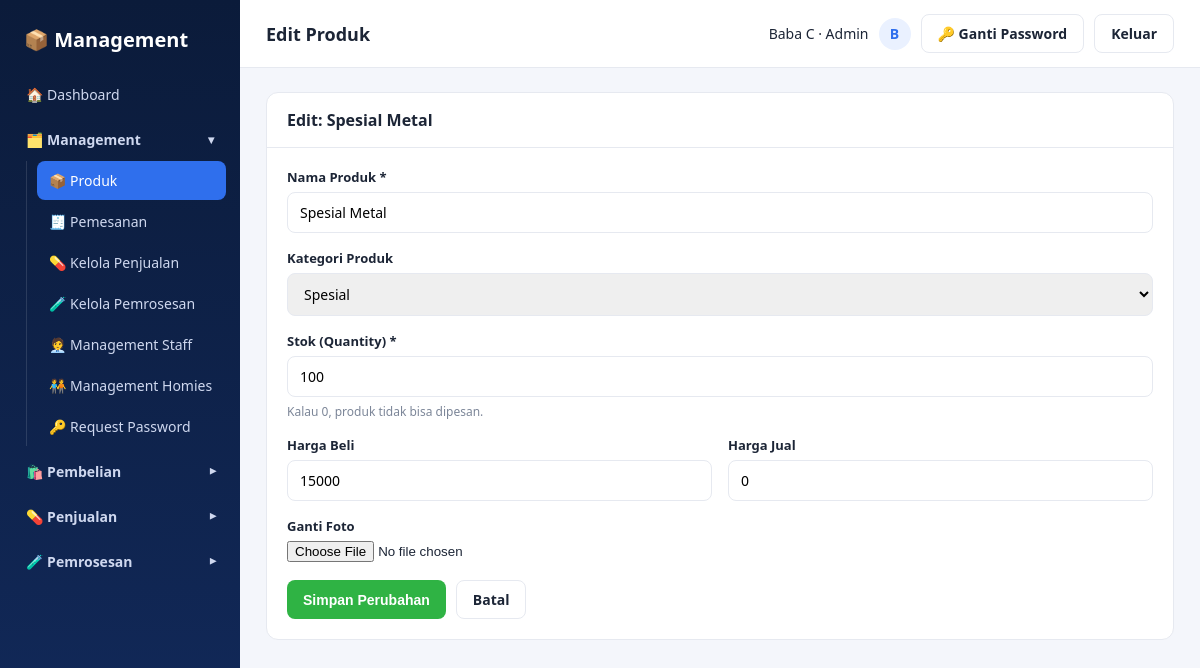
/produk/edit_produk.php?id=37 (signed in), run on the app's committed database.
### tables this page shows
CREATE TABLE `produk` (
  `id` int(11) NOT NULL,
  `nama_produk` varchar(150) NOT NULL,
  `kategori` enum('Senjata','Ammo','Attachment','Narko','Lainnya','Spesial') NOT NULL DEFAULT 'Lainnya',
  `foto` varchar(255) DEFAULT NULL,
  `stok` int(11) NOT NULL DEFAULT '0',
  `harga_beli` decimal(14,2) NOT NULL DEFAULT '0.00',
  `harga_jual` decimal(14,2) NOT NULL DEFAULT '0.00',
  `created_at` timestamp NOT NULL DEFAULT CURRENT_TIMESTAMP
);

### includes/auth.php (called while the page is built, shortened)
<?php
function kategori_options() {
    return ['Senjata', 'Ammo', 'Attachment', 'Narko', 'Lainnya', 'Spesial'];
}
function e($str) {
    return htmlspecialchars($str ?? '', ENT_QUOTES, 'UTF-8');
}

### produk/edit_produk.php (the view, shortened to what this page needs)
<?php
require_once __DIR__ . '/../includes/auth.php';
$id = (int)($_GET['id'] ?? 0);
$stmt = mysqli_prepare($conn, "SELECT * FROM produk WHERE id = ? LIMIT 1");
mysqli_stmt_bind_param($stmt, 'i', $id);
mysqli_stmt_execute($stmt);
$produk = mysqli_fetch_assoc(mysqli_stmt_get_result($stmt));
include __DIR__ . '/../includes/header.php';
?>
<div class="panel">
    <div class="panel-header"><h3>Edit: <?= e($produk['nama_produk']) ?></h3></div>
    <div style="padding:20px;">
        <form method="POST" action="edit_produk.php?id=<?= (int)$produk['id'] ?>" enctype="multipart/form-data">
            <div class="form-grid">
                <div class="form-group full">
                    <label>Nama Produk *</label>
                    <input type="text" name="nama_produk" value="<?= e($_POST['nama_produk'] ?? $produk['nama_produk']) ?>" required>
                </div>
                <div class="form-group full">
                    <label>Kategori Produk</label>
                    <?php $katNow = $_POST['kategori'] ?? $produk['kategori']; ?>
                    <select name="kategori" required>
                        <?php foreach (kategori_options() as $k): ?>
                            <option value="<?= e($k) ?>" <?= ($katNow === $k) ? 'selected' : '' ?>><?= e($k) ?></option>
                        <?php endforeach; ?>
                    </select>
                </div>
                <div class="form-group full">
                    <label>Stok (Quantity) *</label>
                    <input type="number" name="stok" min="0" value="<?= e($_POST['stok'] ?? (int)$produk['stok']) ?>" required>
                    <span class="hint">Kalau 0, produk tidak bisa dipesan.</span>
                </div>
                <div class="form-group">
                    <label>Harga Beli</label>
                    <input type="text" name="harga_beli" value="<?= e($_POST['harga_beli'] ?? (int)round($produk['harga_beli'])) ?>">
                </div>
                <div class="form-group">
                    <label>Harga Jual</label>
                    <input type="text" name="harga_jual" value="<?= e($_POST['harga_jual'] ?? (int)round($produk['harga_jual'])) ?>">
                </div>
                <div class="form-group full">
                    <label>Ganti Foto</label>
                    <input type="file" name="foto" accept=".jpg,.jpeg,.png,.webp">
                </div>
            </div>
            <div class="form-actions" style="margin-top:18px;">
                <button type="submit" class="btn btn-success">Simpan Perubahan</button>
                <a class="btn btn-outline" href="produk.php">Batal</a>
            </div>
        </form>
    </div>
</div>
<?php include __DIR__ . '/../includes/footer.php'; ?>

### assets/css/style.css (style rules this page uses)
:root { --navy-900: #0b1b3a; --navy-800: #122a5c; --blue-600: #2f6fed; --blue-50: #eaf1ff; --green-600: #2fb344; --green-700: #259238; --red-600: #e5484d; --text-main: #1c2536; --text-muted: #7c8698; --border: #e6e9f0; --bg-app: #f4f6fb; --white: #ffffff; --radius: 12px; }
* { box-sizing: border-box; }
body { margin: 0; font-family: 'Segoe UI', Roboto, Helvetica, Arial, sans-serif; background: var(--bg-app); color: var(--text-main); }
a { text-decoration: none; color: inherit; }
.panel { background: var(--white); border: 1px solid var(--border); border-radius: var(--radius); margin-bottom: 20px; }
.panel-header { padding: 16px 20px; border-bottom: 1px solid var(--border); display: flex; align-items: center; justify-content: space-between; }
.panel-header h3 { margin: 0; font-size: 16px; }
.btn { display: inline-flex; align-items: center; gap: 6px; padding: 9px 16px; border-radius: 8px; border: none; font-size: 14px; font-weight: 600; cursor: pointer; }
.btn-success { background: var(--green-600); color: #fff; }
.btn-outline { background: #fff; border: 1px solid var(--border); color: var(--text-main); }
.form-grid { display: grid; grid-template-columns: 1fr 1fr; gap: 16px; }
.form-group { display: flex; flex-direction: column; gap: 6px; }
.form-group.full { grid-column: 1 / -1; }
.form-group label { font-size: 13px; font-weight: 600; }
.form-group .hint { font-size: 12px; color: var(--text-muted); }
input[type=text], input[type=number], input[type=password], input[type=tel], select { padding: 10px 12px; border: 1px solid var(--border); border-radius: 8px; font-size: 14px; width: 100%; font-family: inherit; }
.form-actions { display: flex; gap: 10px; margin-top: 4px; }

### data on the page
produk: nama_produk "Spesial Metal", stok "100", harga_beli "15000", harga_jual "0"

### other printed values
$page_header "Edit Produk"
$me['full_name'] "Baba C"
role_label($me['role']) "Admin"
substr($me['full_name'] ?? '?', 0, 1) "B"
form field kategori "Spesial"
